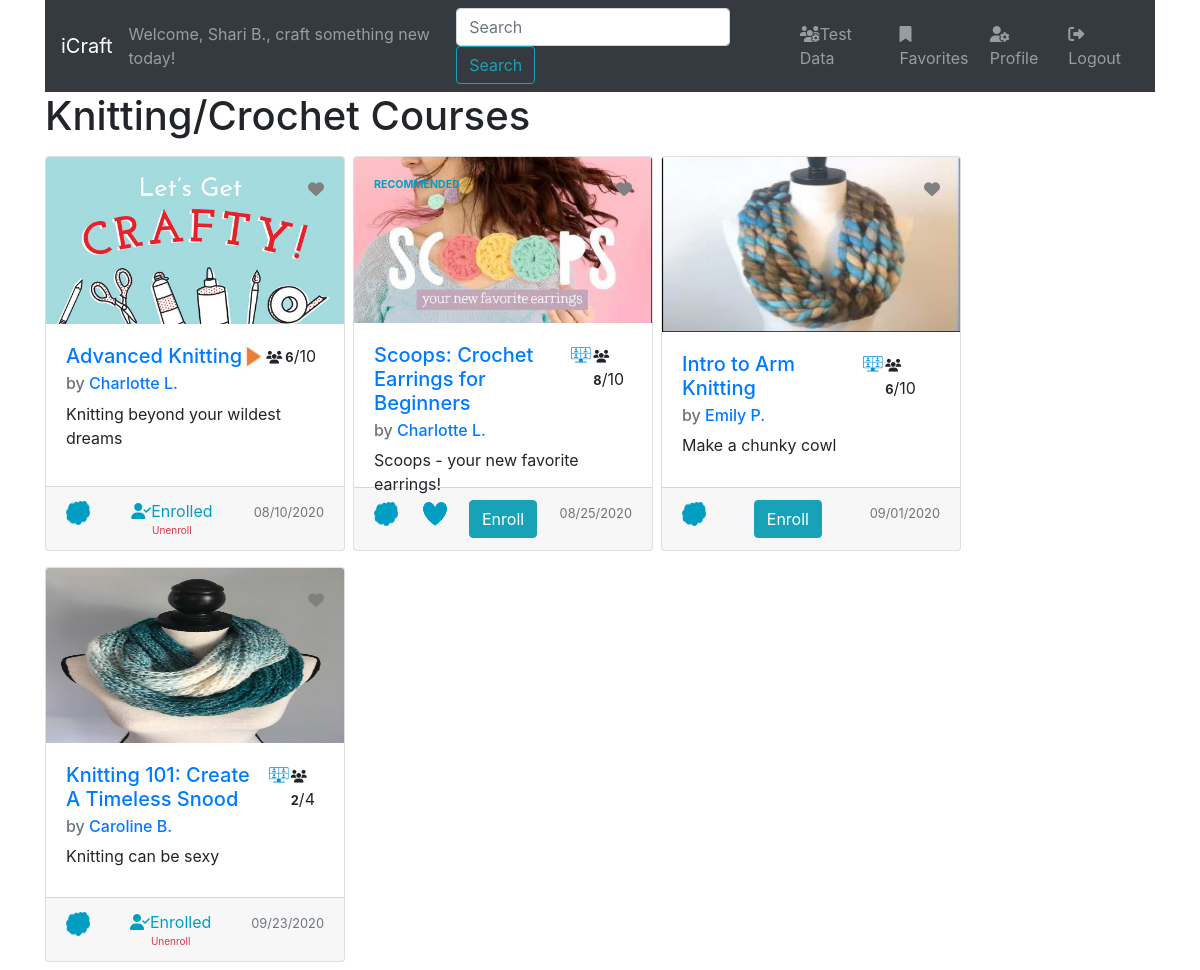
/classes/interests/7 (signed in), run on the app's committed database.
### login_app/models.py (models this page shows, shortened)
class User(models.Model):
    first_name = models.CharField(max_length=255)
    last_name = models.CharField(max_length=255)
    birth_date = models.DateTimeField(default=datetime.date.today)
    email = models.EmailField(max_length=255)
    password = models.CharField(max_length=255)
    is_admin = models.BooleanField(default=False)
    created_at = models.DateTimeField(auto_now_add = True)
    updated_at = models.DateTimeField(auto_now = True)
    objects = UserManager()
    def first_name_last_initial(self):
        return f'{self.first_name} {self.last_name[0]}.'

### classes/models.py (models this page shows, shortened)
class Interest(models.Model):
    name = models.CharField(max_length=50)
    description =  models.TextField(blank=True)
    created_at = models.DateTimeField(auto_now_add = True)
    updated_at = models.DateTimeField(auto_now = True)

class Course(models.Model):
    IN_PERSON = 'I'
    VIRTUAL = 'V'
    RECORDED = 'R'
    COURSE_TYPE_CHOICES = [
        (IN_PERSON, 'In-Person'),
        (VIRTUAL, 'Virtual'),
        (RECORDED, 'Recorded'),
    ]
    title = models.CharField(max_length=255)
    tag_line = models.CharField(max_length=255, help_text="Provide a short description (e.g., <em>Learn to build beautiful photo albums for gifts or to sell</em>).")
    date =  models.DateTimeField(help_text="Please use the following format: <em>YYYY-MM-DD</em>.")
    description =  models.TextField()
    location = models.CharField(max_length=255, help_text="For virtual classes, use the videoconference link; for recorded courses, use the YouTube or video link; for in-person courses, use the address.")
    location_type = models.CharField(max_length=1,choices=COURSE_TYPE_CHOICES,default=VIRTUAL)
    creator = models.ForeignKey(User,related_name="courses_created", on_delete=models.CASCADE)
    attendees = models.ManyToManyField(User,related_name="courses_attended")
    max_size = models.PositiveIntegerField()
    areas_of_interest = models.ManyToManyField(Interest,related_name="related_courses")
    favorited_by = models.ManyToManyField(User,related_name="favorite_courses")
    profile_pic = models.ImageField(
        upload_to=course_directory_path,
        default= 'courses/blank-course.jpg',
        blank=True,
        null=True,
        )
    created_at = models.DateTimeField(auto_now_add = True)
    updated_at = models.DateTimeField(auto_now = True)
    def get_absolute_url(self):
        return f'/classes/{self.id}'

### classes/views.py (the view)
# urls.py: path('interests/<int:interest_id>', views.interest_classes, name="interest_classes"),
def interest_classes(request, interest_id):
    if (not 'user_id' in request.session.keys()) or (request.session['user_id'] == ''):
        return redirect('/')
    user = User.objects.get(id=request.session['user_id'])
    interest = Interest.objects.get(id=interest_id)
    context = {
        'user': user,
        'area_of_interest' : interest,
        'courses': interest.related_courses.all().order_by('date'),
    }
    return render(request, 'classes/interest-classes.html', context)

### classes/templates/classes/interest-classes.html
{% extends 'classes/base.html' %}
{% block content %}
    <h1>{{ area_of_interest.name }} Courses</h1>
    {% include 'classes/card-course.html' %}
{% endblock content %}

### classes/templates/classes/base.html (shortened to what this page needs)
<!DOCTYPE html>
<html lang="en">
<head>
    {% load static %}
    <link rel="stylesheet" href="https://stackpath.bootstrapcdn.com/bootstrap/4.5.0/css/bootstrap.min.css">
    <link rel="stylesheet" href="{% static 'classes/style.css' %}">
</head>
<body>
    <div class="container main">
        <nav class="navbar navbar-expand-md navbar-dark bg-dark ">
            <a class="navbar-brand" href="{% url 'classes:index' %}" title="Craft something new today!">iCraft</a>
            <span class="navbar-text">Welcome, {{ user.first_name_last_initial }}, craft something new today!</span>
            <div class="collapse navbar-collapse d-flex justify-content-end" id="navbarNav">
                <form method="GET" action="." class="search-form form-inline my-2 my-lg-0">
                    <input class="form-control mr-sm-2" type="search" name="q" placeholder="Search" aria-label="Search">
                    <button class="btn btn-outline-info my-2 my-sm-0" type="submit">Search</button>
                </form>
                <ul class="navbar-nav">
                    {% if user.id == 1 %}
                    <li class="nav-item">
                        <a href="{% url 'login_app:test_data' %}" class="nav-link"><i class="fas fa-users-cog"></i>Test Data</a>
                    </li>
                    {% endif %}
                    <li class="nav-item">
                        <a href="{% url 'classes:favorite_classes' %}" class="nav-link"><i class="fas fa-bookmark"></i>Favorites</a>
                    </li>
                    <li class="nav-item">
                        <a href="{% url 'login_app:user_profile' profiled_user_id=user.id %}" class="nav-link"><i class="fas fa-user-cog"></i>Profile</a>
                    </li>
                    <li class="nav-item">
                        {% block login %}<a href="{% url 'login_app:logout' %}" class="nav-link"><i class="fas fa-sign-out-alt"></i>Logout</a>{% endblock %}
                    </li>
                </ul>
            </div>
        </nav>
        {% block content %}
        {% endblock %}
    </div>
</body>
</html>

### classes/templates/classes/card-course.html (shortened to what this page needs)
{% load static %}
<div class="container courses">
    <div class="row">
        {% if courses.count %}
            {% for course in courses %}
            <div class="card mr-2 my-2" id="{{ course.id }}">
                <img class="card-img-top" src="{{ course.profile_pic.url }}" alt="Image of {{ course.title }}">
                <div class="card-body">
                    <div class="d-flex justify-content-between mr-2">
                        <div class="d-inline-flex align-items-start">
                            <h5 class="card-title">
                                <a href="{{ course.get_absolute_url }}">{{ course.title }}</a>
                            </h5>
                            <img src="{% get_static_prefix %}classes/images/course-type-{{ course.location_type }}.jpg" class="course-type" title="{{ course.get_location_type_display }}">
                        </div>
                        <span class="attendees">
                            <small style="font-weight:bold;"><i class="fas fa-users"></i> {{ course.attendees.count }}</small>/{{ course.max_size }}
                        </span>
                    </div>
                    <h6 class="card-subtitle mb-2 text-muted">by <a href="{% url 'login_app:user_profile' profiled_user_id=course.creator.id %}">{{ course.creator.first_name_last_initial }}</a></h6>
                    <p class="card-text">
                        {{ course.tag_line }}
                    </p>
                </div>
                <div class="card-footer d-flex justify-content-between">
                    <div class="areas-of-interest">
                        {% for interest in course.areas_of_interest.all %}
                        <a href="{% url 'classes:interest_classes' interest_id=interest.id %}" class="card-link"><img src="{% get_static_prefix %}classes/images/interests{{ interest.id }}-selected.png" alt="{{ interest.name }}" title="{{ interest.name }}"></a>
                        {% endfor %}
                    </div>
                    {% if user in course.attendees.all %}
                    <div class="d-flex flex-column align-items-center">
                        <span style="color:#009EC3"><i class="fas fa-user-check"></i>Enrolled</span>
                        <span style="font-size: x-small;"><a href="{% url 'classes:unenroll' course_id=course.id %}" class="text-danger">Unenroll</a></span>
                    </div>
                    {% else %}
                    <a href="{% url 'classes:enroll' course_id=course.id %}" class="btn btn-info" role="button">Enroll</a>
                    {% endif %}
                    <p class="card-text">
                        <small class="text-muted">{{ course.date|date:"SHORT_DATE_FORMAT" }}</small>
                    </p>
                </div>
                <div class="favorite">
                    {% if user in course.favorited_by.all %}
                    <a href="{% url 'classes:unfavorite' course_id=course.id %}" title="Un-favorite">
                        <span style="color:red;"><i class="fas fa-heart"></i></span>
                    </a>
                    {% else %}
                    <a href="{% url 'classes:favorite' course_id=course.id %}" title="Favorite">
                        <span style="color:gray;"><i class="fas fa-heart"></i></span>
                    </a>
                    {% endif %}
                </div>
                {% for interest in course.areas_of_interest.all %}
                    {% if interest in user.profile.areas_of_interest.all %}
                    <div class="recommended">
                        RECOMMENDED
                    </div>
                    {% endif %}
                {% endfor %}
            </div>
            {% endfor %}
        {% else %}
            <p>Query returned no results</p>
        {% endif %}
    </div>
</div>

### classes/static/classes/style.css (style rules this page uses)
* { box-sizing: border-box; }
.card { position: relative; width: 300px; height: 395px; }
.card-body { position: relative; }
.card-img-top { max-height: 175px; }
.card .favorite { position: absolute; top: 20px; right: 20px; }
.card .areas-of-interest img, .course-details .areas-of-interest img, .user-profile .areas-of-interest img { width: 24px; height: 24px; }
img.course-type { width: 24px; }
.card .recommended { position: absolute; top: 20px; left: 20px; color:#009EC3; font-weight:bold; font-size:8pt; }

### data on the page
User: first_name_last_initial "Shari B."
Interest: name "Knitting/Crochet", shows a picture
Course: profile_pic (placeholder picture), title "Advanced Knitting", shows a picture, attendees.count "6", max_size "10", creator.first_name_last_initial "Charlotte L.", tag_line "Knitting beyond your wildest dreams", shows "Enrolled", date "08/10/2020"
Course: profile_pic (picture), title "Scoops: Crochet Earrings for Beginners", attendees.count "8", max_size "10", creator.first_name_last_initial "Charlotte L.", tag_line "Scoops - your new favorite earrings!", shows "Enroll", date "08/25/2020"
Interest: shows a picture, shows "RECOMMENDED"
Course: profile_pic (picture), title "Intro to Arm Knitting", attendees.count "6", max_size "10", creator.first_name_last_initial "Emily P.", tag_line "Make a chunky cowl", shows "Enroll", date "09/01/2020"
Course: profile_pic (picture), title "Knitting 101: Create A Timeless Snood", attendees.count "2", max_size "4", creator.first_name_last_initial "Caroline B.", tag_line "Knitting can be sexy", shows "Enrolled", date "09/23/2020"
